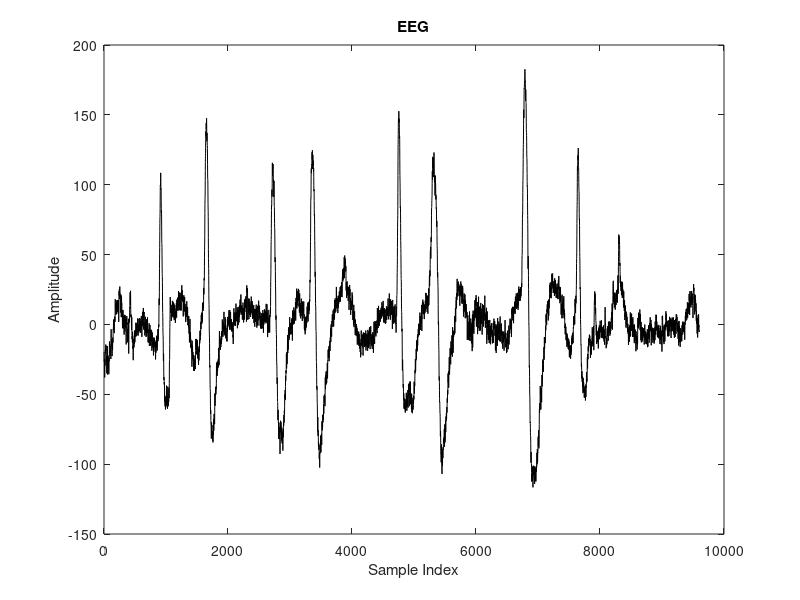

Write the MATLAB code that produced this figure. (Note: this script raises an error after producing the figure.)
% Aggelopous Sokratis 10306
% Skoularikis Anastasios 10458
close all

% Load data
data = load('train.mat');
eeg = data.train_eeg;
blinks = data.blinks;

% Plot EEG signal
figure;
plot(eeg(1, :), 'black');
title('EEG');
xlabel('Sample Index');
ylabel('Amplitude');
hold on;

seperate_blinks = split_blink_segments(blinks);

% Draw transparent patches for each blink 
y_limits = ylim;
for i = 1:length(seperate_blinks)
    blink = seperate_blinks{i};
    patch([blink(1) blink(end) blink(end) blink(1)], [y_limits(1) y_limits(1) y_limits(2) y_limits(2)], uint8([17 17 17]), 'FaceAlpha', 0.1, 'EdgeColor', 'none');
end

legend('EEG Signal', 'Blinks');
hold off;


%% Functions
function seperate_blinks = split_blink_segments(blinks)
    seperate_blinks = {};  
    start_idx = 1;
    for i = 1:length(blinks)-1
        if blinks(i+1) ~= blinks(i) + 1
            seperate_blinks{end+1} = blinks(start_idx:i);
            start_idx = i + 1;
        end
    end
    seperate_blinks{end+1} = blinks(start_idx:end);  % Add the last blink
end
